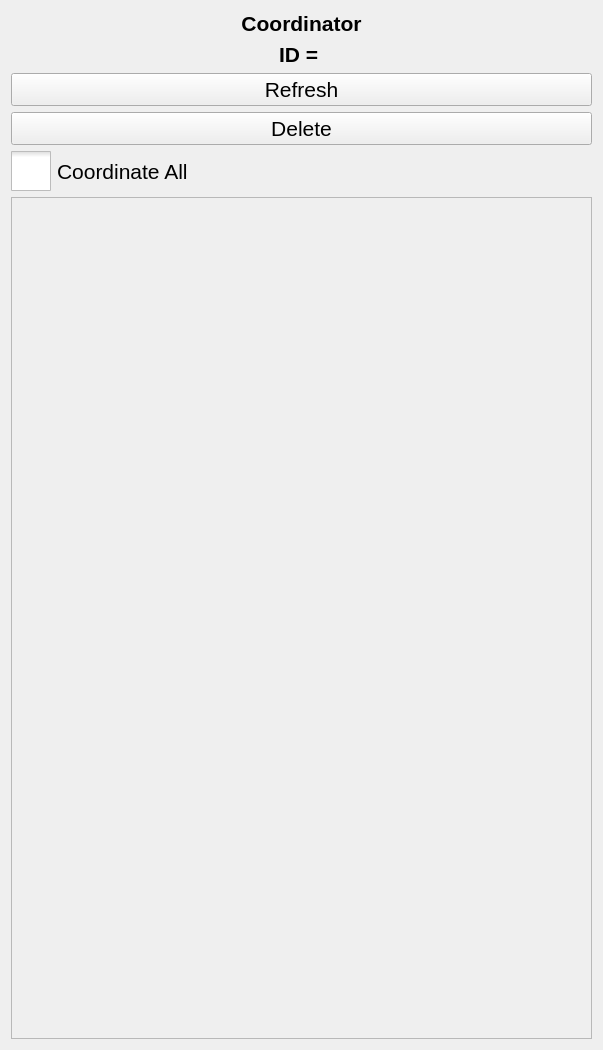
<?xml version="1.0" encoding="UTF-8"?>
<ui version="4.0">
 <class>Coordinator</class>
 <widget class="QWidget" name="Coordinator">
  <property name="geometry">
   <rect>
    <x>0</x>
    <y>0</y>
    <width>603</width>
    <height>1050</height>
   </rect>
  </property>
  <property name="font">
   <font>
    <pointsize>16</pointsize>
   </font>
  </property>
  <property name="windowTitle">
   <string>Form</string>
  </property>
  <layout class="QVBoxLayout" name="verticalLayout">
   <item>
    <widget class="QLabel" name="coordintor_title_label">
     <property name="font">
      <font>
       <weight>75</weight>
       <bold>true</bold>
      </font>
     </property>
     <property name="text">
      <string>Coordinator</string>
     </property>
     <property name="alignment">
      <set>Qt::AlignCenter</set>
     </property>
    </widget>
   </item>
   <item>
    <widget class="QLabel" name="coordinator_id_label">
     <property name="font">
      <font>
       <weight>75</weight>
       <bold>true</bold>
      </font>
     </property>
     <property name="text">
      <string>ID = </string>
     </property>
     <property name="alignment">
      <set>Qt::AlignCenter</set>
     </property>
    </widget>
   </item>
   <item>
    <widget class="QPushButton" name="refresh_button">
     <property name="text">
      <string>Refresh</string>
     </property>
    </widget>
   </item>
   <item>
    <widget class="QPushButton" name="delete_button">
     <property name="text">
      <string>Delete</string>
     </property>
    </widget>
   </item>
   <item>
    <widget class="QCheckBox" name="coordinate_all_checkBox">
     <property name="styleSheet">
      <string notr="true">QCheckBox::indicator{ width:40px ; height:40px }</string>
     </property>
     <property name="text">
      <string>Coordinate All</string>
     </property>
     <property name="checked">
      <bool>false</bool>
     </property>
    </widget>
   </item>
   <item>
    <widget class="QScrollArea" name="coordinated_agents_scrollArea">
     <property name="widgetResizable">
      <bool>true</bool>
     </property>
     <widget class="QWidget" name="coordinated_agents_scrollAreaWidgetContents">
      <property name="geometry">
       <rect>
        <x>0</x>
        <y>0</y>
        <width>571</width>
        <height>744</height>
       </rect>
      </property>
      <layout class="QVBoxLayout" name="verticalLayout_for_coordinatedAgentsScrollArea"/>
     </widget>
    </widget>
   </item>
  </layout>
 </widget>
 <resources/>
 <connections/>
</ui>
